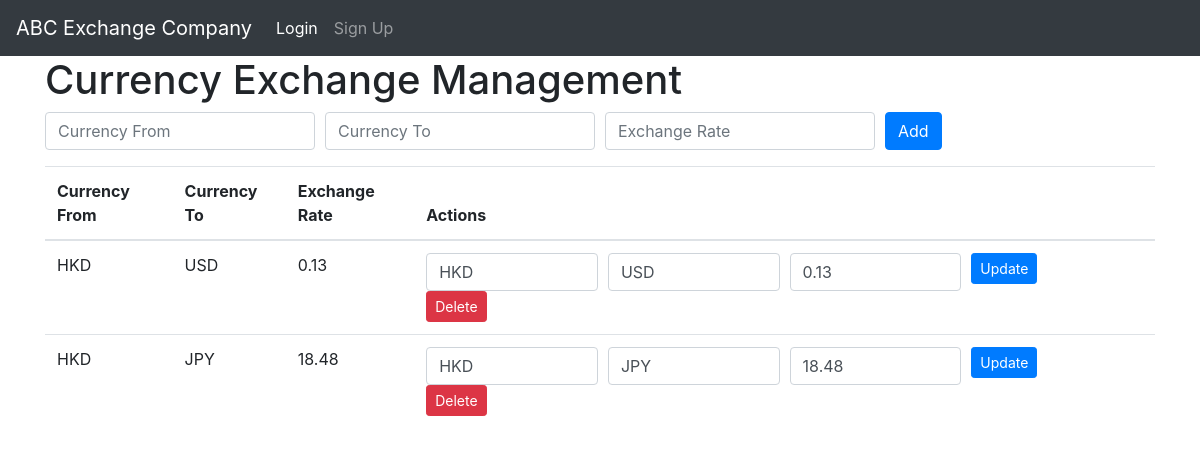
The app's page /rate.php with its own data.
### tables this page shows
CREATE TABLE exchange_rates (
    id INTEGER PRIMARY KEY AUTOINCREMENT,
    currency_from TEXT,
    currency_to TEXT,
    exchange_rate REAL
);

### rate.php (the view, shortened to what this page needs)
<?php include("header.php"); ?>
  <?php
 $db = new SQLite3('database.db');
  function getExchangeRates($db) {
    $query = "SELECT * FROM exchange_rates";
    $result = $db->query($query);
    $exchangeRates = [];
    while ($row = $result->fetchArray(SQLITE3_ASSOC)) {
      $exchangeRates[] = $row;
    }
    return $exchangeRates;
  }
  $exchangeRates = getExchangeRates($db);
  ?>
  <div class="container">
    <h1>Currency Exchange Management</h1>
    <form method="POST" class="mb-3">
      <div class="form-row">
        <div class="col">
          <input type="text" class="form-control" placeholder="Currency From" name="currency-from" required>
        </div>
        <div class="col">
          <input type="text" class="form-control" placeholder="Currency To" name="currency-to" required>
        </div>
        <div class="col">
          <input type="number" step="0.01" class="form-control" placeholder="Exchange Rate" name="exchange-rate" required>
        </div>
        <div class="col">
          <button type="submit" name="add" class="btn btn-primary">Add</button>
        </div>
      </div>
    </form>
    <table class="table">
      <thead>
        <tr>
          <th>Currency From</th>
          <th>Currency To</th>
          <th>Exchange Rate</th>
          <th>Actions</th>
        </tr>
      </thead>
      <tbody>
        <?php foreach ($exchangeRates as $exchangeRate): ?>
          <tr>
            <td><?php echo $exchangeRate['currency_from']; ?></td>
            <td><?php echo $exchangeRate['currency_to']; ?></td>
            <td><?php echo $exchangeRate['exchange_rate']; ?></td>
            <td>
              <form method="POST" class="d-inline-block">
                <div class="form-row">
                  <div class="col">
                    <input type="text" class="form-control" name="currency-from" value="<?php echo $exchangeRate['currency_from']; ?>" required>
                  </div>
                  <div class="col">
                    <input type="text" class="form-control" name="currency-to" value="<?php echo $exchangeRate['currency_to']; ?>" required>
                  </div>
                  <div class="col">
                    <input type="number" step="0.01" class="form-control" name="exchange-rate" value="<?php echo $exchangeRate['exchange_rate']; ?>" required>
                  </div>
                  <div class="col">
                    <button type="submit" name="update" class="btn btn-primary btn-sm">Update</button>
                  </div>
                </div>
              </form>              <form method="POST" class="d-inline-block">
                <button type="submit" name="delete" class="btn btn-danger btn-sm">Delete</button>
              </form>
            </td>
          </tr>
        <?php endforeach; ?>
      </tbody>
    </table>
  </div>
  <?php include("footer.php"); ?>

### records on screen
exchange_rates: currency_from "HKD", currency_to "USD", exchange_rate "0.13", currency-from "HKD", currency-to "USD", exchange-rate "0.13"
exchange_rates: currency_from "HKD", currency_to "JPY", exchange_rate "18.48", currency-from "HKD", currency-to "JPY", exchange-rate "18.48"
